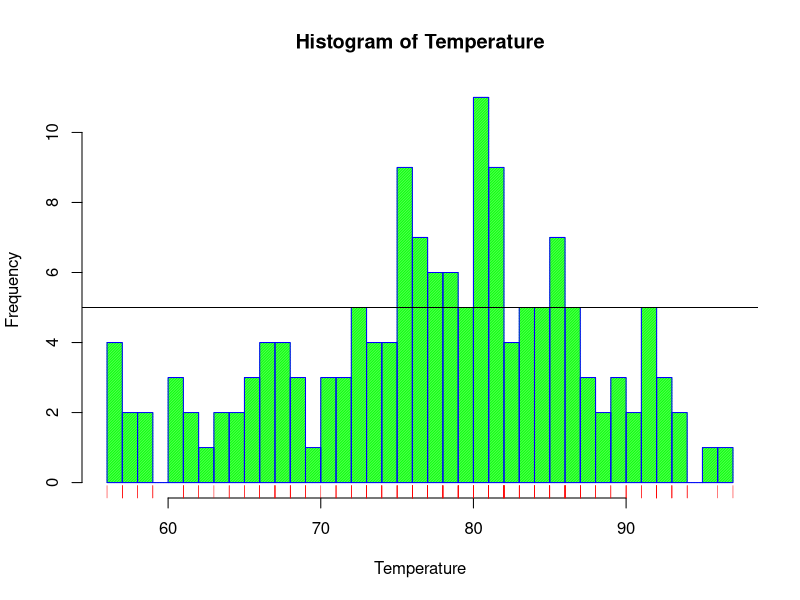
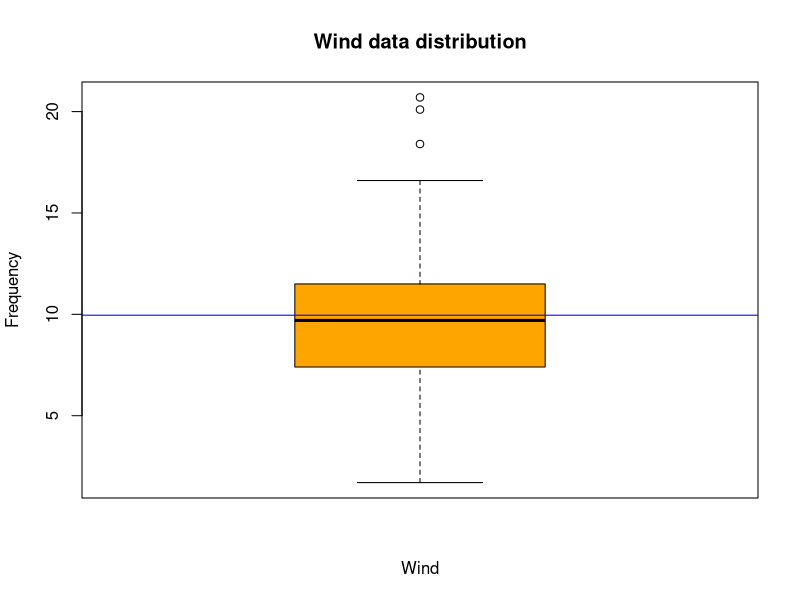
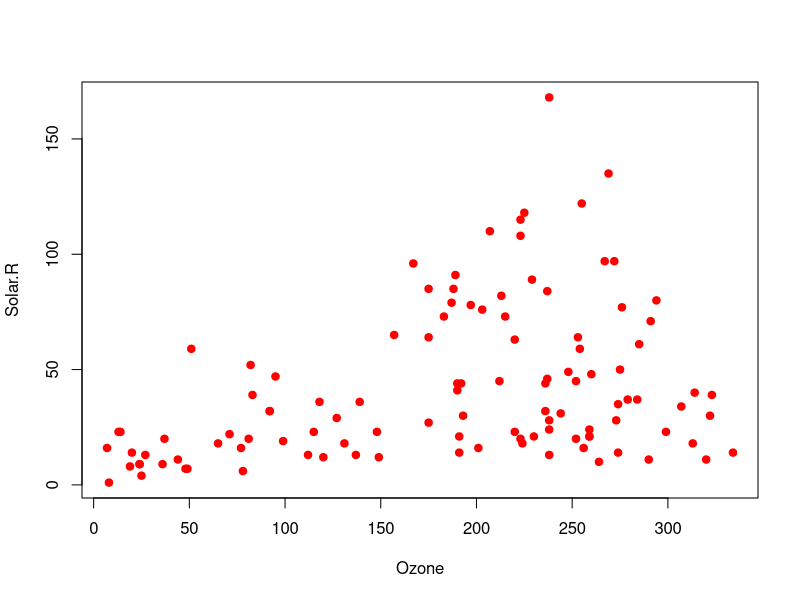
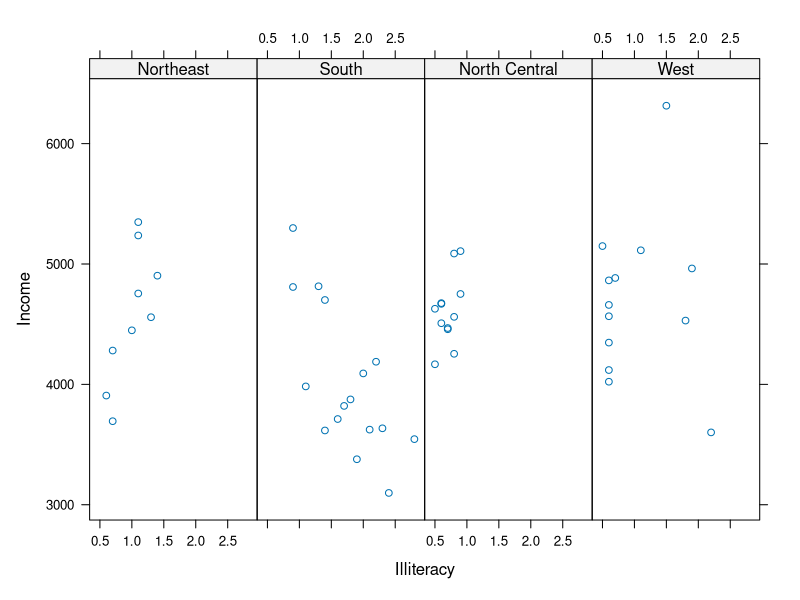

R code for these plots, in order: (Note: this script raises an error after producing the figures.)
## ---- chunk 1
library(datasets)
head(airquality)
## ---- chunk 2
summary(airquality)
## ---- chunk 3

{
  hist(airquality$Temp, breaks=40, col="green", border = "blue", main="Histogram of Temperature", xlab="Temperature", ylab="Frequency", density = 90)
  abline(h=5)
  rug(airquality$Temp, side = 1, col="red")
}

## ---- chunk 4

{
  boxplot(airquality$Wind, col='orange', xlab = "Wind", ylab = "Frequency", main = "Wind data distribution")
  abline(h=mean(airquality$Wind), col='blue')
}

## ---- chunk 5
data <- airquality
plot(data$Solar.R, data$Ozone, xlab = "Ozone", ylab="Solar.R", pch=19, col='red')


## ---- chunk 6
library(lattice)
library(ggplot2)

head(state.x77)
#head(state.region)
## ---- chunk 7
{
  pdf(paste('Income_Illiteracy.pdf',sep = ''), width=8, height=4)
  state.x77 <- transform(state.x77, Region = factor(state.region))
  print(xyplot(Income ~ Illiteracy | Region, data=state.x77,
       layout=c(length(levels(state.region)), 1)), xlab=list(label="Illiteracyy", fontsize=14),
     ylab=list(label="Income", fontsize=14),)
  dev.off()
}

## ---- chunk 8

{
  pdf(file="Population_LifeExpectancy.pdf", width=8, height=4)
  state.x77 <- transform(state.x77, Region = factor(state.region))
  print(xyplot(Population ~ Life.Exp | Region, data=state.x77,
     layout=c(length(levels(state.region)), 1),
     xlab=list(label="Life Expectancy", fontsize=14),
     ylab=list(label="Population", fontsize=14),
     scales=list(cex=c(0.85, 0.85), # increase font size
                 alternating=1,   # axes labels left/bottom 
                 tck = c(1,0))))
  dev.off()
}
## ---- chunk 9
head(women)
## ---- chunk 10

{
  pdf(file="Women_height_weight.pdf", width=8, height = 4)
  r_line <- lm(height ~ weight, data=women)
  
  p <- xyplot(height ~ weight, data=women, xlab=list(label="Weight (Pounds)", fontsize=14),
     ylab=list(label="Height (Inches)", fontsize=14),  
     panel = function(x, y) 
       {
          panel.xyplot(x, y, col="red")
          panel.abline(r_line, lwd=2, col='blue')
       })
  print(p)
  dev.off()
}
#### There is a perfect linear relation between height and weight
p
## ---- chunk 11

## ---- chunk 12
head(longley)
str(longley)
## ---- chunk 13
library(ggplot2)
gg <- ggplot(longley, aes(Unemployed, GNP))
gg_plt <- gg + geom_point()
print(gg_plt)

## ---- chunk 14

gg1 <- ggplot(longley, aes(Unemployed, GNP), col(longley$Unemployed))
gg_plt1 <- gg1 + geom_point(size=6, color='blue')
#print(gg_plt1)

gg2 <- ggplot(longley, aes(Employed, GNP), col(longley$Employed))
gg_plt2 <- gg2 + geom_point(size=6, color='green')

require(gridExtra)
grid.arrange(gg_plt1, gg_plt2, ncol=2)

## ---- chunk 15

library(ggplot2)

new_column <- c()
for (k in seq_along(1:length(longley$Armed.Forces)))
{
  if (longley$Armed.Forces[k] > longley$Unemployed[k])
  {
    new_column <- c(new_column, 'Y')
  }
  else
  {
    new_column <- c(new_column, 'N')
  }
}

longley$'Armed.Forces.Unemployed.Rel.' <- new_column


  plt_a <- ggplot(longley, aes(Unemployed, Armed.Forces))
  plt_b <- plt_a + geom_point(color='blue') + facet_grid(. ~ Armed.Forces.Unemployed.Rel.)
  plt_c <- plt_b + ggtitle("Armed Forces - Unemployed") + 
    xlab("Unemployed") + ylab("Armed Forces")
  print(plt_c)

